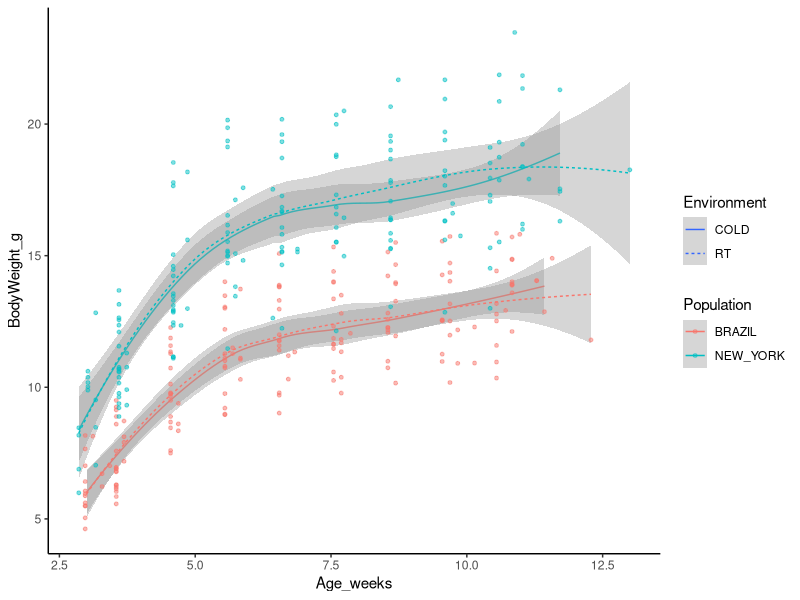
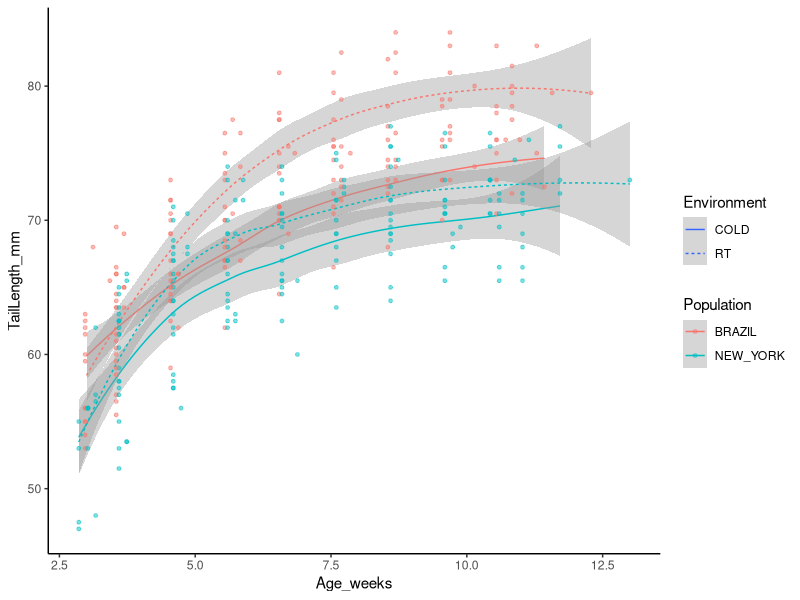

R code for these plots, in order:
#!/usr/bin/env Rscript --vanilla

# name: weekly_phenotypes_graphed.R
#
# Plot evolved and plastic differences in weekly body weights and tail lengths
#
# input:
#       - data/raw/WeeklyMetaData
# output:
#       - XXXX

# Clear R and load libraries
rm(list = ls())
library(tidyverse)
library(here)

# Read in data
WeeklyMetaData <- read_csv(here("data/raw/WeeklyMetaData.csv")) %>%
  select(-DOB, -DateMeasured) %>%
  filter(Population == "BRAZIL" | Population == "NEW_YORK") %>%
  mutate(PopByEnv = paste(Population, Environment))

# Clean data of any weird spaces, etc.
WeeklyMetaData[] <- lapply(WeeklyMetaData, function(x) if(is.factor(x)) factor(x) else x)


#### Plot all lines by sex ####
# Males only
MaleData <- WeeklyMetaData %>%
  filter(Sex =="M")

MaleBodyWeight <-
  ggplot(data=MaleData, aes(x=Age_weeks, y= BodyWeight_g, color=Population)) +
  geom_smooth(aes(linetype=Environment, color=Population), size=0.5, method="loess") +
  geom_point(position = position_dodge(0.1), size=1, alpha=0.5) +
  theme_classic()
MaleBodyWeight

MaleTailLength <-
  ggplot(data=MaleData, aes(x=Age_weeks, y= TailLength_mm, color=Population)) +
  geom_smooth(aes(linetype=Environment, color=Population), size=0.5, method="loess") +
  geom_point(position = position_dodge(0.1), size=1, alpha=0.5) +
  theme_classic()
MaleTailLength